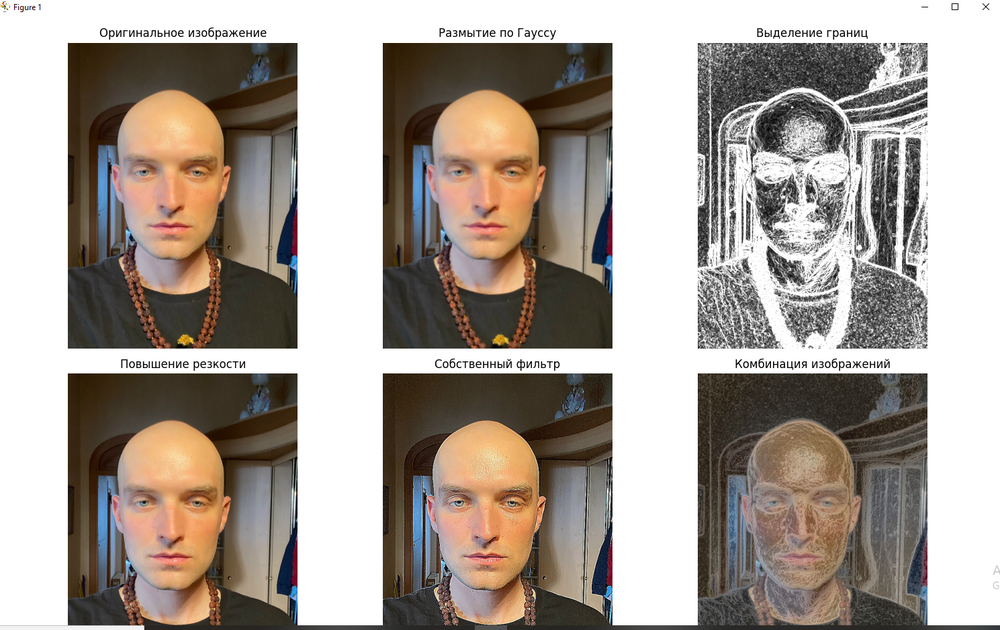
#> input picture face1.png, 1000 x 630 px, shrunk from 1489 x 938 before the run, given in place of the camera
$ python lab3.py
#> lines starting #> are read from the running program, lines starting #| are printed output that depends on the picture; after the words box and inside, x2 and y2 are one past the last pixel; in counts of white or black regions, pixels touching at a corner belong together
import cv2
import numpy as np

# Настройки для синего цвета в HSV
LOWER_BLUE = np.array([100, 150, 50])
UPPER_BLUE = np.array([130, 255, 200])

# Минимальная площадь
MIN_AREA = 500

def detect_blue_objects():
    cap = cv2.VideoCapture(0)

    if not cap.isOpened():
        print("Ошибка: не удалось подключиться к камере")
        return

    print("Запуск обнаружения синих объектов...")
    print("Нажмите 'q' для выхода")

    while True:
        ret, frame = cap.read()
#> frame is the input picture: shape (630, 1000, 3); mean B, G, R 151.4, 159.4, 168.6
        if not ret:
            print("Ошибка: не удалось получить кадр с камеры")
            break

        # Конвертируем BGR в HSV
        hsv = cv2.cvtColor(frame, cv2.COLOR_BGR2HSV)
#> hsv: shape (630, 1000, 3); mean H, S, V 16.1, 46, 170.1

        # Создание маски для синего цвета
        mask = cv2.inRange(hsv, LOWER_BLUE, UPPER_BLUE)
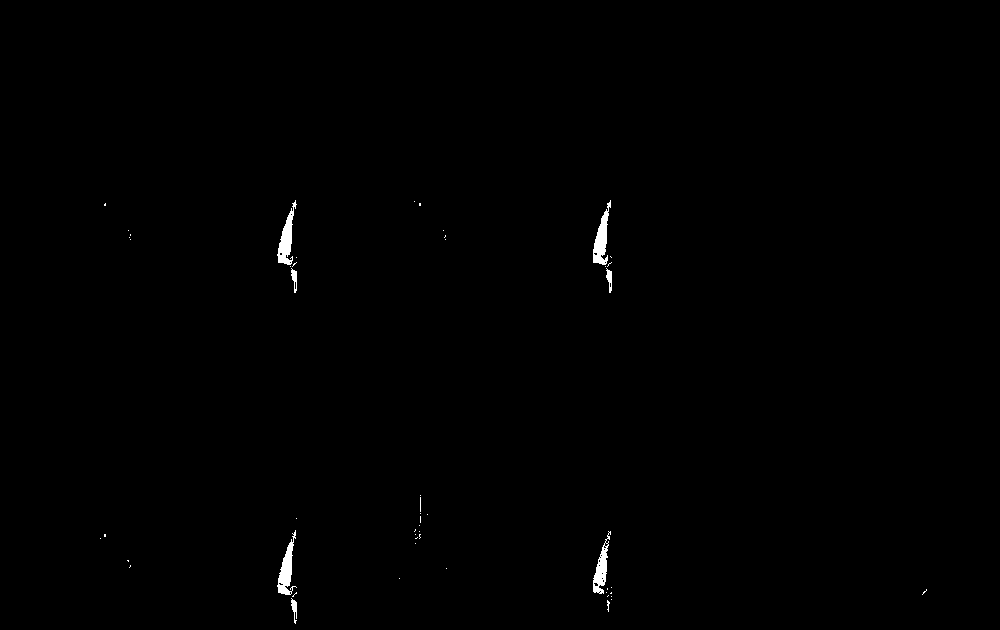
#> mask: shape (630, 1000); 0.39% white; 52 white regions (45 under 20 px), largest, box (x1, y1, x2, y2) and area: (593, 200, 611, 265) 543, (277, 200, 297, 265) 539, (277, 530, 297, 595) 535

        # Морфологические операции для улучшения маски
        kernel = np.ones((5, 5), np.uint8)
        mask = cv2.morphologyEx(mask, cv2.MORPH_OPEN, kernel)
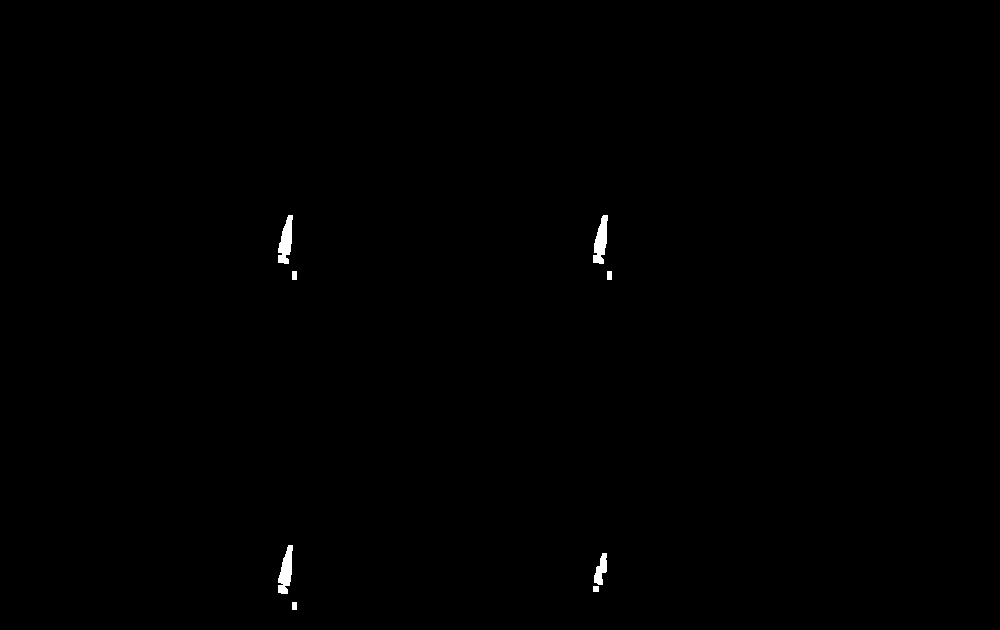
#> mask: shape (630, 1000); 0.28% white; 8 white regions, largest, box (x1, y1, x2, y2) and area: (278, 215, 293, 264) 461, (593, 215, 608, 264) 459, (278, 545, 293, 594) 457
        mask = cv2.morphologyEx(mask, cv2.MORPH_CLOSE, kernel)
#> mask: shape (630, 1000); 0.29% white; 7 white regions

        # Поиск контуров
        contours, _ = cv2.findContours(mask, cv2.RETR_EXTERNAL,
                                      cv2.CHAIN_APPROX_SIMPLE)
#> contours = 7 contours; box (x1, y1, x2, y2) and area: (278, 215, 293, 264) 424, (593, 215, 608, 264) 418, (278, 545, 293, 594) 416, (593, 553, 607, 592) 252, (607, 271, 612, 280) 32, (292, 271, 297, 280) 32, (292, 602, 297, 610) 28

        blue_objects_count = 0

        # Обработка контуров
        for contour in contours:
            area = cv2.contourArea(contour)

            if area > MIN_AREA:
                blue_objects_count += 1

                # Определение ограничивающего прямоугольника
                rect = cv2.minAreaRect(contour)
                center = rect[0]
                size = rect[1]
                angle = rect[2]

                # Получаем координаты углов прямоугольника
                box = cv2.boxPoints(rect)
                box = np.intp(box)

                # Расчет углов
                angle_horizontal = -angle if angle < 0 else angle
                angle_vertical = 90 - angle_horizontal

                # Отрисовка результатов

                # Рисуем контур (зеленый)
                cv2.drawContours(frame, [contour], -1, (0, 255, 0), 2)

                # Рисуем минимальный прямоугольник (красный)
                cv2.drawContours(frame, [box], 0, (0, 0, 255), 2)

                # Рисуем центр (синяя точка)
                center_x, center_y = int(center[0]), int(center[1])
                cv2.circle(frame, (center_x, center_y), 5, (255, 0, 0), -1)

                # Добавляем информацию об объекте
                cv2.putText(frame, f"Blue {blue_objects_count}",
                           (center_x - 20, center_y - 15),
                           cv2.FONT_HERSHEY_SIMPLEX, 0.5, (255, 255, 255), 2)

                # Вывод информации в консоль
                print(f"Синий объект {blue_objects_count}: Центр ({center_x}, {center_y}), " +
                      f"Угол: {angle_horizontal:.1f}°, Площадь: {area:.0f} px")
#> this loop made 7 passes
#> area on passes 2, 3, 6, 7: 251.5, 415.5, 418.5, 423.5
#> (contour, area) on passes 1, 4, 5: ([[292, 602], [292, 609], [296, 609], [296, 602]], 28), ([[607, 271], [607, 279], [611, 279], [611, 271]], 32), ([[292, 271], [292, 279], [296, 279], [296, 271]], 32)
#> after the loop, blue_objects_count = 0

        # Общая информация на кадре
        font = cv2.FONT_HERSHEY_SIMPLEX
#> font = 0
        cv2.putText(frame, f"Blue objects detected: {blue_objects_count}",
                   (10, 30), font, 0.7, (255, 255, 255), 2)
#> frame: shape (630, 1000, 3); 0.03% of pixels changed, all inside (x1, y1, x2, y2) = (97, 26, 257, 36)
        cv2.putText(frame, "Press 'q' to quit",
                   (10, frame.shape[0] - 10), font, 0.5, (255, 255, 255), 1)
#> frame: shape (630, 1000, 3); mean B, G, R 151.4, 159.4, 168.7

        # Отображение результатов
        cv2.imshow('Blue Object Detection', frame)
        cv2.imshow('Blue Mask', mask)

        # Выход по нажатию 'q'
        if cv2.waitKey(1) & 0xFF == ord('q'):
#> (key q is pressed here)
            break

    # Освобождение ресурсов
    cap.release()
    cv2.destroyAllWindows()
    print("Программа завершена.")

# Запуск программы
if __name__ == "__main__":
    detect_blue_objects()

$ run again, on face3.png
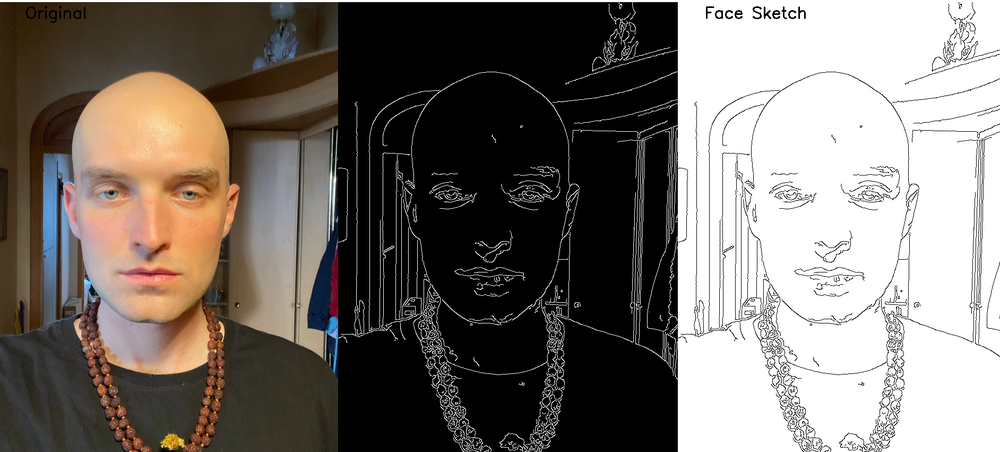
#> input picture face3.png, 1000 x 452 px, shrunk from 1884 x 851 before the run, given in place of the camera
#> in detect_blue_objects, frame is the input picture: shape (452, 1000, 3); mean B, G, R 107.6, 113.4, 119.9
#> hsv: shape (452, 1000, 3); mean H, S, V 10.5, 33.1, 120.9
#> in detect_blue_objects, `mask = cv2.morphologyEx(mask, cv2.MORPH_OPEN, kernel)`:
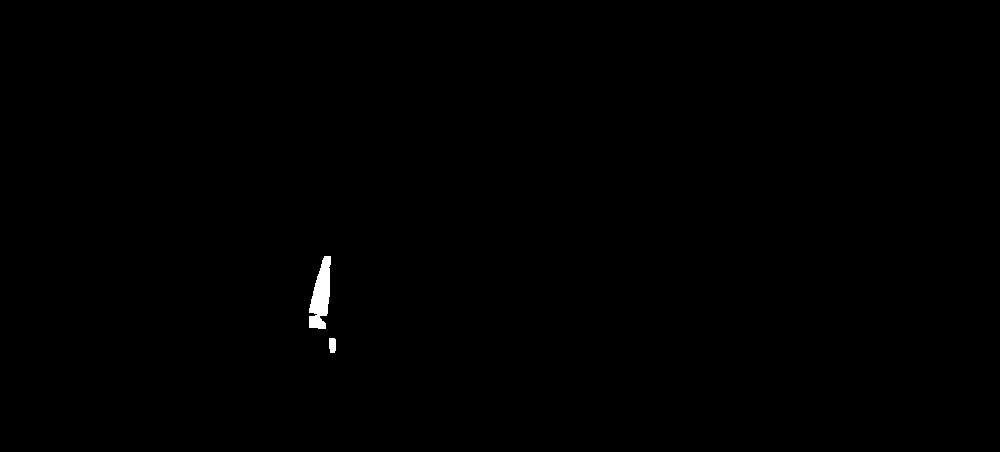
#> mask: shape (452, 1000); 0.25% white; 2 white regions, box (x1, y1, x2, y2) and area: (309, 256, 331, 329) 1021, (329, 338, 336, 353) 98
#> contours = 2 contours; box (x1, y1, x2, y2) and area: (309, 256, 331, 329) 960, (329, 338, 336, 353) 78
#> the loop in detect_blue_objects, `for contour in contours:` made 2 passes
#> (area, blue_objects_count, center, size, angle, box, angle_horizontal, angle_vertical) on pass 2: (960, 1, (320.2, 291.6), (72.97, 18.46), -83.29, [[325, 328], [306, 326], [315, 254], [333, 256]], 83.29, 6.71)
#> (printed output is left out)
#> after the loop in detect_blue_objects, `for contour in contours:`: blue_objects_count = 1
#> font = 0
#> in detect_blue_objects, `cv2.putText(frame, "Press 'q' to quit", (10, frame.shape[0] - 10), fon..`:
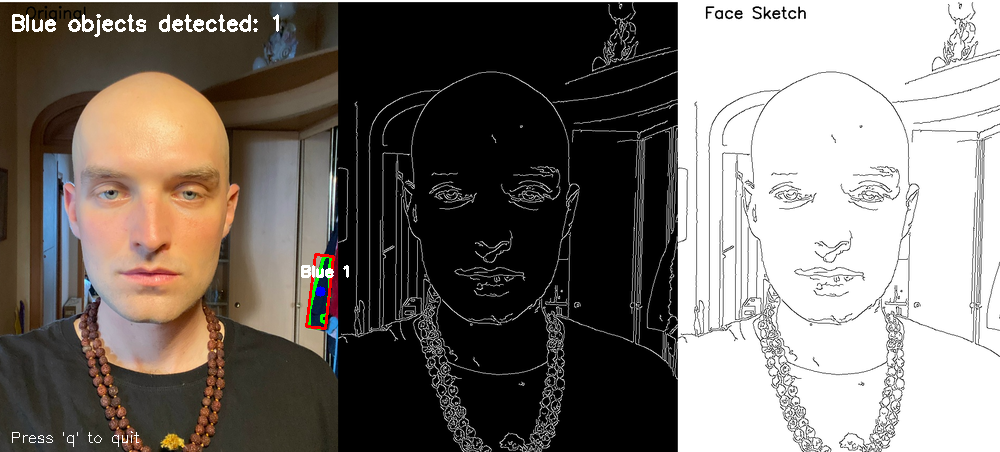
#> frame: shape (452, 1000, 3); mean B, G, R 108.7, 114.5, 121.1
